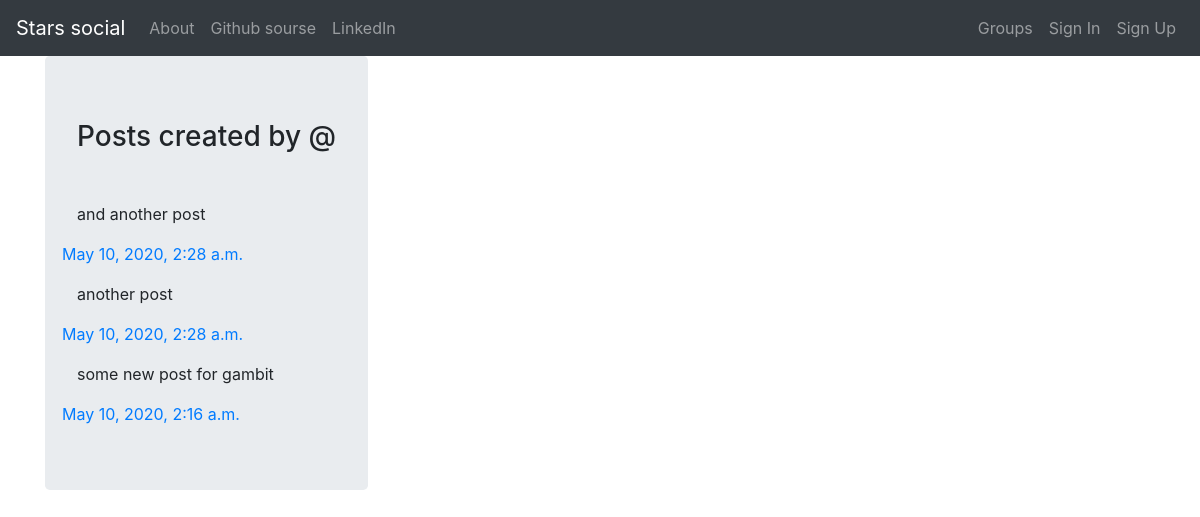
Before: /posts/by/user with the older database file.
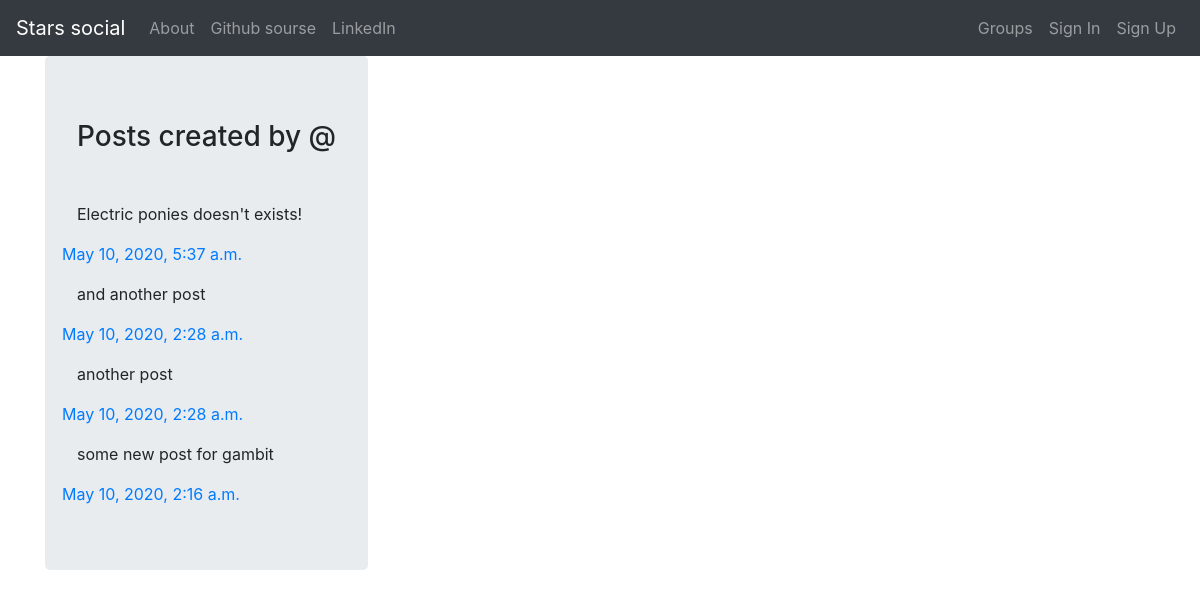
After: the same page with the newer database file.
### posts/models.py (models this page shows, shortened)
class Post(models.Model):
    user = models.ForeignKey(
        to=User, related_name='posts', on_delete=models.CASCADE)
    created_at = models.DateTimeField(auto_now=True)
    message = models.TextField()
    message_html = models.TextField(editable=False)
    group = models.ForeignKey(to=Group, related_name='posts',
                              null=True, blank=True, on_delete=models.CASCADE)
    class Meta:
        ordering = ['-created_at']
        unique_together = ['user', 'message']

### posts/views.py (the view)
# urls.py: path('by/<username>', views.UserPosts.as_view(), name='for_user'),
class UserPosts(generic.ListView):
    model = models.Post
    template_name = "posts/user_post_list.html"
    def get_queryset(self):
        try:
            self.post_user = User.objects.prefetch_related("posts").get(
                username__iexact=self.kwargs.get("username")
            )
        except User.DoesNotExist:
            raise Http404
        else:
            return self.post_user.posts.all()
    def get_context_data(self, **kwargs):
        context = super().get_context_data(**kwargs)
        context["post_user"] = self.post_user
        return context

### posts/templates/posts/user_post_list.html
{% extends 'posts/post_base.html' %}
{% block post_content %}
<div class='column'>
<div class='jumbotron'>
<h3>Posts created by @{{user.username}}</h3>
<br>
<div >
    {% for post in post_list %}
    {% include 'posts/_post.html' %}
    {% endfor %}
</div>
</div>
</div>
{% endblock post_content %}

### posts/templates/posts/_post.html (shortened to what this page needs)
<div class='column'>
    <p>{{post.message_html|safe}}</p>
    <div class='column'>
        <div class='row'>
            <time class="time"><a href="{% url 'posts:single' username=post.user.username pk=post.pk %}">{{ post.created_at}}</a></time>
            </div>
</div>

Changed rows visible on the page:
added Post: message_html "Electric ponies doesn't exists!", created_at "May 10, 2020, 5:37 a.m."
